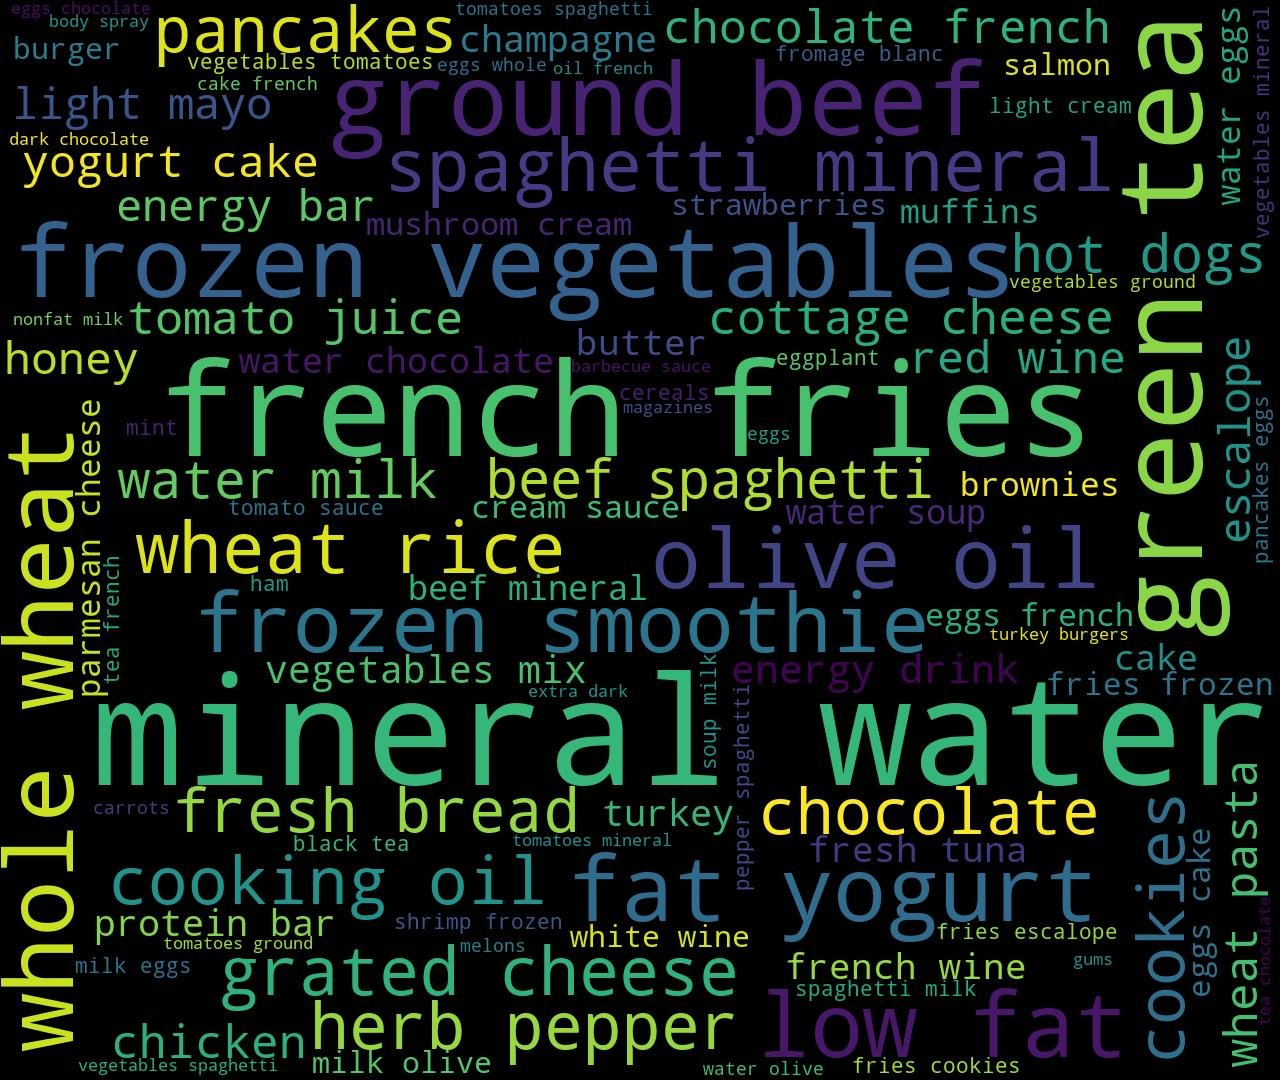

Reproduce this figure in Python.
'''
from nltk.book import *
'''
import pandas as pd
from nltk.tokenize import word_tokenize

# 数据加载
data = pd.read_csv('./Market_Basket_Optimisation.csv',encoding='gb18030',header=None)
print(data)
print(data.shape)
#store data into transactions
transactions=[]
#dict d[‘key’] = ‘value’
item_count={}
for i in range(data.shape[0]):
	temp=[]
	for j in range(data.shape[1]):
		item=str(data.values[i,j])
		if item != 'nan':
			temp.append(item)
			if item not in item_count:
				item_count[item]=1
			else:
				item_count[item]+=1
	transactions.append(temp)
#print(transactions)
#print(item_count)

from wordcloud import WordCloud
#'hello'，'have'，'can'，'might'
def remove_stop_words(f):
	stop_words=['tasty','special']
	for stop_word in stop_words:
		f=f.replace(stop_word,'')
	return f

def create_word_cloud(f):
	f = remove_stop_words(f)
	cut_text = word_tokenize(f)
	cut_text = " ".join(cut_text)
	wc = WordCloud(
		max_words=100,
		width=1280,
		height=1080,
    )
	wordcloud = wc.generate(cut_text)
	wordcloud.to_file("wordcloud.jpg")

#generate word cloud
all_word=''.join('%s' %item for item in transactions)
#print(all_word)
create_word_cloud(all_word)

#show Top10 goods
print(sorted(item_count.items(),key=lambda x:x[1], reverse=True)[:10])
